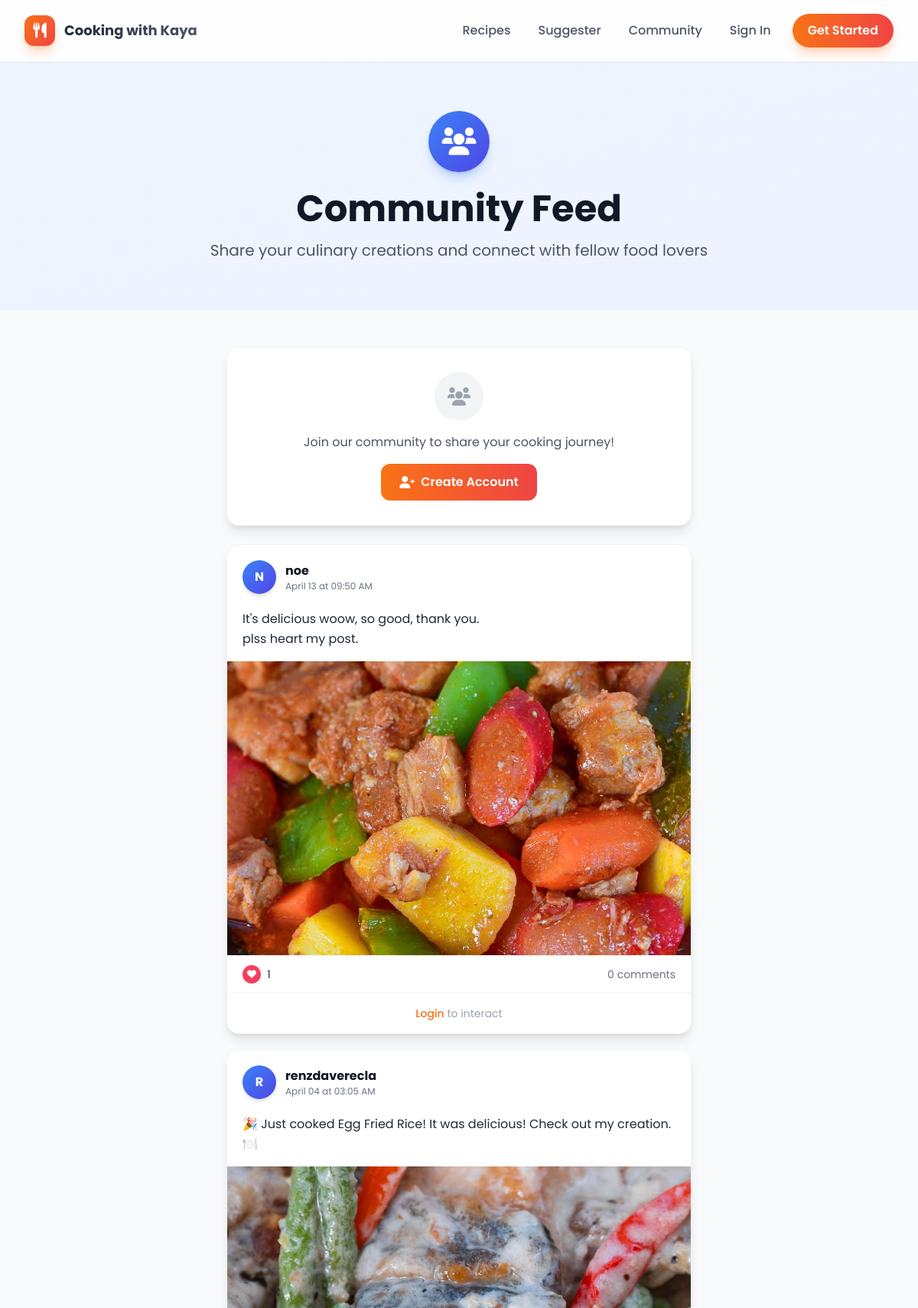
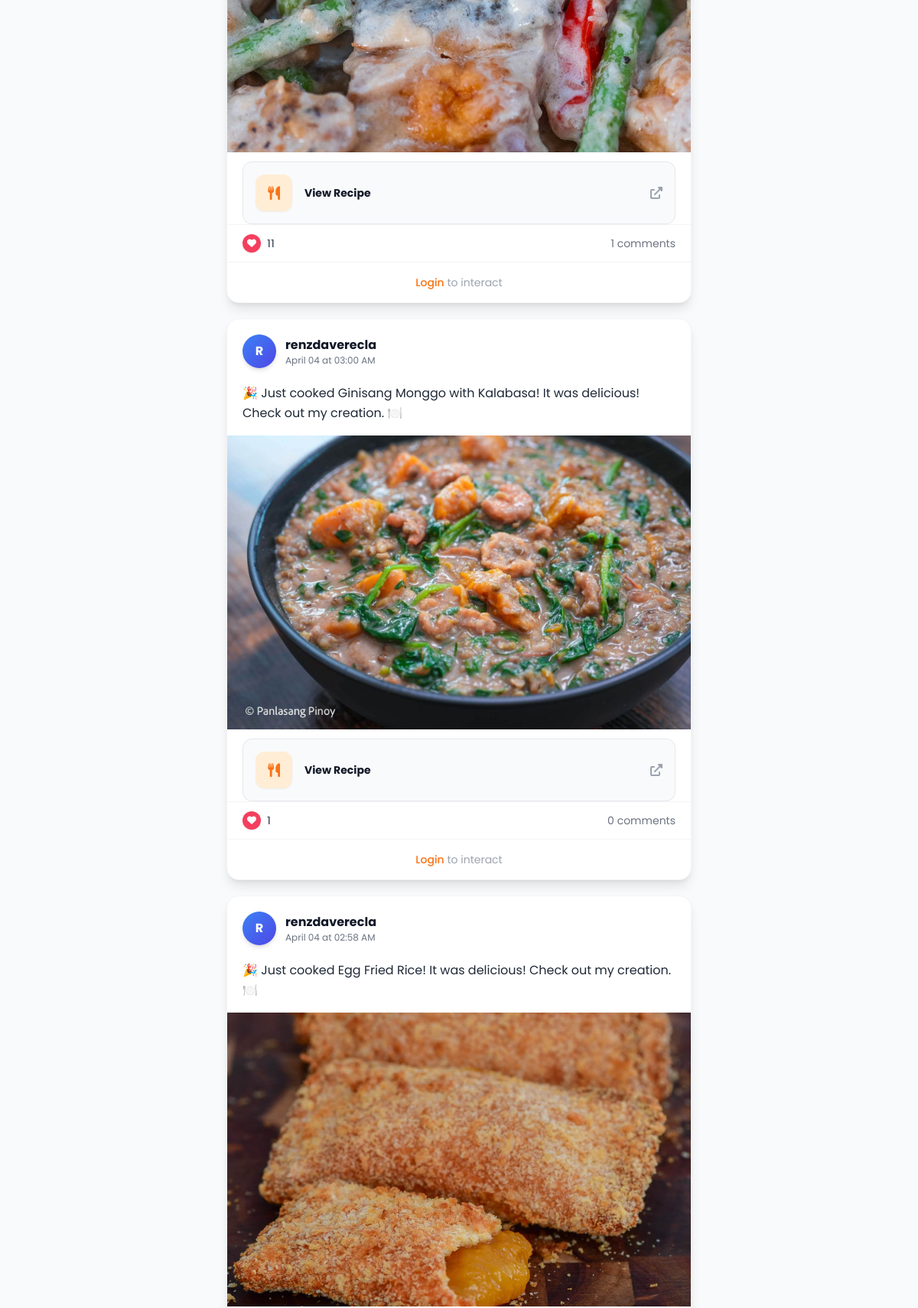
The app's page /community (upper part) with its own data (2 pictures, top to bottom).
### app.py (models this page shows)
class Post(db.Model):
    id = db.Column(db.Integer, primary_key=True)
    content = db.Column(db.Text, nullable=False)
    image_url = db.Column(db.String(500))
    recipe_link = db.Column(db.String(200))
    created_at = db.Column(db.DateTime, default=datetime.utcnow)
    user_id = db.Column(db.Integer, db.ForeignKey('user.id'))
    likes = db.Column(db.Integer, default=0)
    user = db.relationship('User', foreign_keys=[user_id], backref='user_posts')
    comments = db.relationship('Comment', backref='post', lazy='dynamic', cascade='all, delete-orphan')

class User(UserMixin, db.Model):
    id = db.Column(db.Integer, primary_key=True)
    username = db.Column(db.String(80), unique=True, nullable=False)
    email = db.Column(db.String(120), unique=True, nullable=False)
    password_hash = db.Column(db.String(256))
    skill_level = db.Column(db.String(20), default='beginner')
    dietary_preferences = db.Column(db.String(200))
    is_admin = db.Column(db.Boolean, default=False)
    created_at = db.Column(db.DateTime, default=datetime.utcnow)
    recipes = db.relationship('Recipe', backref='author', lazy=True)
    posts = db.relationship('Post', backref='author', lazy=True)
    favorites = db.relationship('Favorite', backref='user', lazy=True)
    progress = db.relationship('Progress', backref='user', lazy=True)
    meal_plans = db.relationship('MealPlan', backref='user', lazy=True)

### app.py (the view)
@app.route('/community')
def community():
    posts = Post.query.order_by(Post.created_at.desc()).all()
    liked_post_ids = set()
    if current_user.is_authenticated:
        user_likes = PostLike.query.filter_by(user_id=current_user.id).all()
        liked_post_ids = {like.post_id for like in user_likes}
    return render_template('community.html', posts=posts, liked_post_ids=liked_post_ids)

### templates/community.html (shortened to what this page needs)
{% extends "base.html" %}
{% block content %}
<section class="relative py-16 bg-gradient-to-br from-blue-50 to-indigo-50">
    <div class="max-w-7xl mx-auto px-4 sm:px-6 lg:px-8">
        <div class="text-center max-w-3xl mx-auto">
            <div class="w-20 h-20 bg-gradient-to-br from-blue-500 to-indigo-600 rounded-full flex items-center justify-center mx-auto mb-6 shadow-lg shadow-blue-500/30">
                <i class="fas fa-users text-4xl text-white"></i>
            </div>
            <h1 class="text-4xl lg:text-5xl font-bold text-gray-900 mb-4">Community Feed</h1>
            <p class="text-xl text-gray-600">Share your culinary creations and connect with fellow food lovers</p>
        </div>
    </div>
</section>
<section class="py-12 bg-gray-50 min-h-screen">
    <div class="max-w-2xl mx-auto px-4 sm:px-6 lg:px-8">
        {% if current_user.is_authenticated %}
        <div class="bg-white rounded-2xl shadow-lg border border-gray-100 mb-6 overflow-hidden">
            <div class="p-5">
                <div class="flex items-center gap-3 mb-4">
                    <div class="w-12 h-12 bg-gradient-to-br from-orange-500 to-red-500 rounded-full flex items-center justify-center text-white font-bold text-lg shadow-md">
                        {{ current_user.username[0]|upper }}
                    </div>
                    <div>
                        <p class="font-bold text-gray-900">{{ current_user.username }}</p>
                        <p class="text-sm text-gray-500">What's cooking?</p>
                    </div>
                </div>
                <form action="{{ url_for('add_post') }}" method="POST" enctype="multipart/form-data">
                    <textarea name="content" rows="2" placeholder="Share your cooking experience, {{ current_user.username }}..."
                        class="w-full px-0 py-2 border-0 focus:ring-0 resize-none text-gray-700 placeholder-gray-400 outline-none bg-transparent"
                        oninput="this.style.height = ''; this.style.height = this.scrollHeight + 'px'"></textarea>
                    <div id="imagePreview" class="hidden mb-4 relative">
                        <img src="" alt="Preview" class="w-full h-48 object-cover rounded-xl">
                        <button type="button" onclick="clearImage()" class="absolute top-2 right-2 bg-gray-800/80 text-white rounded-full w-8 h-8 flex items-center justify-center hover:bg-gray-700 transition">
                            <i class="fas fa-times text-sm"></i>
                        </button>
                    </div>
                    <div class="flex items-center justify-between pt-4 border-t border-gray-100">
                        <div class="flex items-center gap-2">
                            <label class="flex items-center gap-2 px-4 py-2 rounded-xl hover:bg-gray-100 cursor-pointer transition">
                                <i class="fas fa-image text-green-500 text-lg"></i>
                                <span class="text-gray-600 text-sm font-medium">Photo</span>
                                <input type="file" name="image_file" accept=".png,.jpg,.jpeg,.gif,.webp" class="hidden" onchange="previewImage(this)">
                            </label>
                        </div>
                        <button type="submit" class="bg-gradient-to-r from-orange-500 to-red-500 hover:from-orange-600 hover:to-red-600 text-white px-6 py-2.5 rounded-xl font-semibold transition shadow-md hover:shadow-lg">
                            Post
                        </button>
                    </div>
                </form>
            </div>
        </div>
        {% else %}
        <div class="bg-white rounded-2xl shadow-lg border border-gray-100 p-8 mb-6 text-center">
            <div class="w-16 h-16 bg-gray-100 rounded-full flex items-center justify-center mx-auto mb-4">
                <i class="fas fa-users text-2xl text-gray-400"></i>
            </div>
            <p class="text-gray-600 mb-4">Join our community to share your cooking journey!</p>
            <a href="{{ url_for('register') }}" class="inline-flex items-center gap-2 bg-gradient-to-r from-orange-500 to-red-500 text-white px-6 py-3 rounded-xl font-semibold transition hover:shadow-lg hover:shadow-orange-500/30">
                <i class="fas fa-user-plus"></i>Create Account
            </a>
        </div>
        {% endif %}
        <div id="posts-feed" class="space-y-5">
            {% for post in posts %}
            <div class="bg-white rounded-2xl shadow-lg border border-gray-100 overflow-hidden" data-post-id="{{ post.id }}">
                <div class="p-5 pb-3">
                    <div class="flex items-center gap-3">
                        <div class="w-11 h-11 bg-gradient-to-br from-blue-500 to-indigo-600 rounded-full flex items-center justify-center text-white font-bold shadow-md">
                            {{ post.user.username[0]|upper }}
                        </div>
                        <div class="flex-1">
                            <p class="font-bold text-gray-900">{{ post.user.username }}</p>
                            <p class="text-xs text-gray-500">{{ post.created_at.strftime('%B %d at %I:%M %p') }}</p>
                        </div>
                    </div>
                </div>
                <div class="px-5 py-2" id="post-content-{{ post.id }}">
                    <p class="text-gray-800 whitespace-pre-line leading-relaxed">{{ post.content }}</p>
                </div>
                {% if post.image_url %}
                <div class="mt-2">
                    <img src="{{ post.image_url }}" alt="Post image" class="w-full max-h-96 object-cover">
                </div>
                {% endif %}
                {% if post.recipe_link %}
                <div class="px-5 mt-3">
                    <a href="{{ post.recipe_link }}" target="_blank" class="flex items-center p-4 bg-gray-50 rounded-xl border border-gray-200 hover:bg-gray-100 transition">
                        <div class="w-12 h-12 bg-orange-100 rounded-xl flex items-center justify-center mr-4 shadow-sm">
                            <i class="fas fa-utensils text-orange-500 text-lg"></i>
                        </div>
                        <div class="flex-1 min-w-0">
                            <p class="text-sm font-bold text-gray-900 truncate">View Recipe</p>
                        </div>
                        <i class="fas fa-external-link-alt text-gray-400"></i>
                    </a>
                </div>
                {% endif %}
                <div class="px-5 py-3 flex items-center justify-between border-t border-gray-100">
                    <div class="flex items-center gap-2">
                        <div class="flex -space-x-1">
                            <div class="w-6 h-6 bg-rose-500 rounded-full flex items-center justify-center shadow-sm">
                                <i class="fas fa-heart text-white text-xs"></i>
                            </div>
                        </div>
                        <span class="text-gray-600 text-sm font-medium likes-count" data-post-id="{{ post.id }}">{{ post.likes }}</span>
                    </div>
                    <div class="flex items-center gap-4 text-gray-500 text-sm">
                        <span class="comments-toggle cursor-pointer hover:text-blue-500 transition" data-post-id="{{ post.id }}">
                            <span class="comments-count" data-post-id="{{ post.id }}">{{ post.comments.count() }}</span> comments
                        </span>
                    </div>
                </div>
                <div class="px-5 py-2 flex items-center justify-between border-t border-gray-100">
                    {% if current_user.is_authenticated %}
                    <button class="like-btn flex-1 flex items-center justify-center gap-2 py-2.5 rounded-xl hover:bg-rose-50 transition group {% if post.id in liked_post_ids %}liked{% endif %}" data-post-id="{{ post.id }}">
                        <i class="{% if post.id in liked_post_ids %}fas text-rose-500{% else %}far text-gray-500{% endif %} fa-heart group-hover:text-rose-500 text-lg transition"></i>
                        <span class="{% if post.id in liked_post_ids %}text-rose-500{% else %}text-gray-600{% endif %} font-medium group-hover:text-rose-500">{% if post.id in liked_post_ids %}Liked{% else %}Like{% endif %}</span>
                    </button>
                    <button class="comments-btn flex-1 flex items-center justify-center gap-2 py-2.5 rounded-xl hover:bg-blue-50 transition group" data-post-id="{{ post.id }}">
                        <i class="far fa-comment text-gray-500 group-hover:text-blue-500 text-lg transition"></i>
                        <span class="text-gray-600 font-medium group-hover:text-blue-500">Comment</span>
                    </button>
                    {% else %}
                    <span class="flex-1 text-center py-2 text-gray-400 text-sm">
                        <a href="{{ url_for('login') }}" class="text-orange-500 hover:text-orange-600 font-medium">Login</a> to interact
                    </span>
                    {% endif %}
                </div>
            </div>
            {% endfor %}
        </div>
    </div>
</section>
{% endblock %}

### templates/base.html (style rules this page uses)
body { font-family: 'Poppins', sans-serif; }

### records on screen
Post: user "N", user.username "noe", created_at "April 13 at 09:50 AM", content "It's delicious woow, so good, thank you. plss heart my post.", image_url (picture), likes "1", comments.count "0"
Post: user "R", user.username "renzdaverecla", created_at "April 04 at 03:05 AM", content "🎉 Just cooked Egg Fried Rice! It was delicious! Check out my creation. 🍽️", image_url (picture), likes "11", comments.count "1"
Post: user "R", user.username "renzdaverecla", created_at "April 04 at 03:00 AM", content "🎉 Just cooked Ginisang Monggo with Kalabasa! It was delicious! Check out my creation. 🍽️", image_url (picture), likes "1", comments.count "0"
Post: user "R", user.username "renzdaverecla", created_at "April 04 at 02:58 AM", content "🎉 Just cooked Egg Fried Rice! It was delicious! Check out my creation. 🍽️", image_url (picture)
